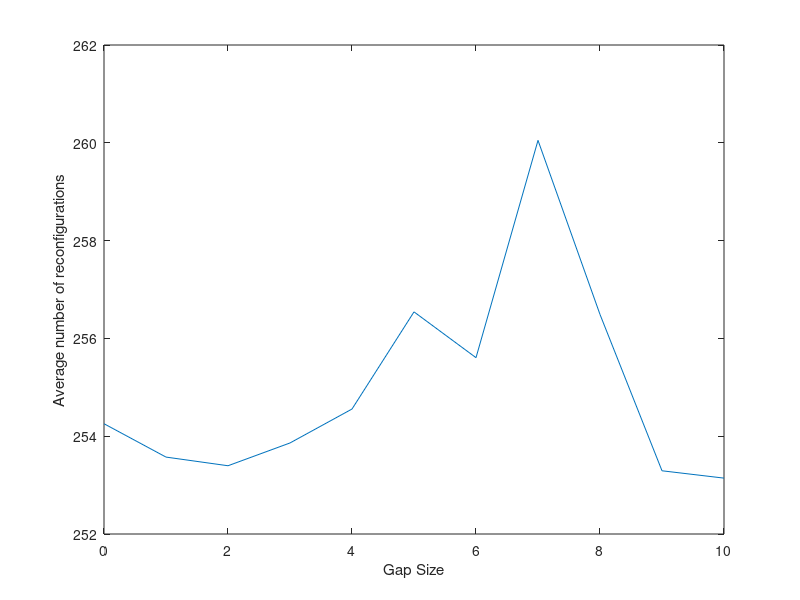

Reproduce this figure in MATLAB.
data = load('exp2-100.dat');
max_gap_size = max(data(:,1));

p = zeros(max_gap_size+1, 1);
for gap_size = 0:max_gap_size
    d = data(data(:,1)==gap_size,:);
    d = d(d(:,4) ~= 0, :)
    p(gap_size+1) = mean(d(:,4))
end
plot(0:max_gap_size, p);
xlabel('Gap Size');
ylabel('Average number of reconfigurations');
print(['plot' num2str(gap_size) '.pdf'], '-dpdf');
